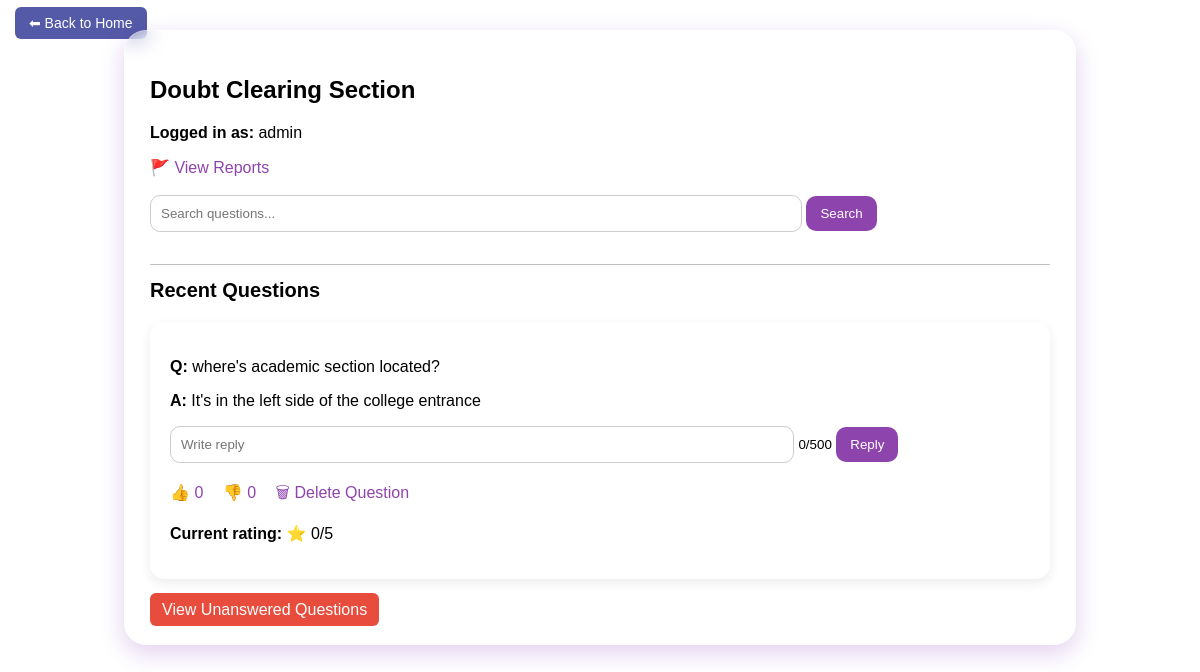
The app's page /doubts (signed in) with its own data.
### tables this page shows
CREATE TABLE doubts (
    id INTEGER PRIMARY KEY AUTOINCREMENT,
    question TEXT,
    answer TEXT,
    likes INTEGER DEFAULT 0,
    dislikes INTEGER DEFAULT 0,
    rating INTEGER DEFAULT 0
         );

### app.py (the view)
@app.route("/doubts")
def doubts():
    role = session.get("role")
    if not role:
        return redirect("/")
    search_query = request.args.get("search", "").lower()
    conn = sqlite3.connect('database.db')
    cursor = conn.cursor()
    if search_query:
        cursor.execute(
                "SELECT * FROM doubts WHERE lower(question) LIKE ? OR lower(answer) LIKE ? ORDER BY id DESC",
                (f"%{search_query}%", f"%{search_query}%")
        )
    else:
        cursor.execute(
                "SELECT * FROM doubts ORDER BY id DESC"
        )
    raw_questions = cursor.fetchall()
    questions = []
    for q in raw_questions:
        qid = q[0]
        cursor.execute(
                "SELECT COUNT(*) FROM reactions WHERE doubt_id=? AND type='like'",
                (qid,)
        )
        likes = cursor.fetchone()[0]
        cursor.execute(
                "SELECT COUNT(*) FROM reactions WHERE doubt_id=? AND type='dislike'",
                (qid,)
        )
        dislikes = cursor.fetchone()[0]
        cursor.execute(
                "SELECT AVG(stars) FROM ratings WHERE doubt_id=?",
                (qid,)
        )
        avg = cursor.fetchone()[0]
        avg = round(avg, 1) if avg else 0
        questions.append(
                (q[0], q[1], q[2], likes, dislikes, avg)
        )
    conn.close()
    return render_template(
    "doubts.html",
    questions=questions,
    role=role,
    search_query=search_query
)

### Templates/doubts.html (shortened to what this page needs)
<!DOCTYPE html>
<html>
<head>
</head>
<body>
<div class="back-home">
        <a href="/home">⬅ Back to Home</a>
    </div>
<div class="container">
<h2>Doubt Clearing Section</h2>
<p><b>Logged in as:</b> {{ role }}</p>
{% if role == "admin" %}
<a href="/view_reports">🚩 View Reports</a>
<br><br>
{% endif %}
<form method="GET" action="/doubts">
    <input type="text"
           name="search"
           placeholder="Search questions..."
           value="{{ search_query }}">
    <button type="submit">Search</button>
    <br>
</form>
<br>
<hr style="
border:none;
border-top:1px solid rgba(0,0,0,0.25);
margin:14px 0;
">
<h3 style="
margin-top:0;
font-size:20px;
">
Recent Questions
</h3>
{% for q in questions %}
<div class="question-card">
    <p><b>Q:</b> {{ q[1] }}</p>
    <p>
        <b>A:</b>
        {{ q[2] if q[2] else "Waiting for teacher/admin reply..." }}
    </p>
    {% if role in ["lecturer","admin"] %}
    <form method="POST" action="/answer/{{ q[0] }}">
        <input type="text"
               id="answer"
               name="answer"
               maxlenght=500
               placeholder="Write reply"
               oninput="document.getElementById('acount').innerText=this.value.length + '/500';">
        <small id="acount">0/500</small>
        <button type="submit">Reply</button>
    </form>
    <br>
    {% endif %}
    <div>
        {% if q[2] %}
        <a href="/like/{{ q[0] }}">👍 {{ q[3] }}</a>
        <a href="/dislike/{{ q[0] }}">👎 {{ q[4] }}</a>
        {% endif %}
        {% if role == "admin" %}
        <a href="/delete_question/{{ q[0] }}">
            🗑 Delete Question
        </a>
        {% endif %}
    </div>
    {% if q[2] %}
    <p>
        <b>Current rating:</b>
        ⭐ {{ q[5] }}/5
    </p>
    {% endif %}
    </div>
    {% endfor %}
   {% if role in ["lecturer", "admin"] %}
    <a href="/unanswered" style="background:#e74c3c; color:white; padding:8px 12px; border-radius:6px;">
        View Unanswered Questions
    </a>
{% endif %}
</body>
</html>

### Templates/doubts.html (style rules this page uses)
body { font-family: Arial, sans-serif; background-image: url('https://img.magnific.com/premium-photo/3d-faq-speech-bubble-icons-render-purple-background-question-answer-communication-social-dialogue-banner-with-color-rectangular-chat-message-boxes-ask-doubt-signs-empty-space_645257-2768.jpg?w=2000'); background-size: cover; background-position: center; background-attachment: fixed; margin: 0; padding: 30px; }
.back-home { position:absolute; top:15px; left:15px; font-size:14px; }
.back-home a { color:white; text-decoration:none; background: #545AA7; padding:8px 14px; border-radius:6px; }
.container { max-width: 900px; margin: auto; background: rgba(255,255,255,0.35); padding: 25px; border-radius: 22px; box-shadow: 0 8px 25px rgba(106,13,173,0.2); backdrop-filter: blur(10px); border: 1px solid rgba(255,255,255,0.3); }
.question-card { background:#fff; border-radius:14px; padding:20px; margin-bottom:22px; box-shadow:0 4px 12px rgba(0,0,0,0.08); }
input[type="text"] { width:70%; padding:10px; border-radius:10px; border:1px solid #ccc; }
button { padding:10px 14px; border:none; border-radius:10px; background:#8e44ad; color:white; }
a { text-decoration:none; color:#8e44ad; margin-right:15px; }

### records on screen
doubts: question "where's academic section located?", answer "It's in the left side of the college entrance", likes "0", dislikes "0", rating "0"

### other values on screen
{{ role }} "admin"
